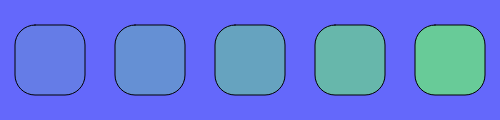
Frame 1 (no input)
Frame 2 (the mouse pressed at the canvas centre, redrawn once): identical to frame 1, image omitted

The p5.js sketch that drew this single still picture (run headless with seeded random() and noise() and a simulated clock; the mouse was pressed at the canvas centre and the sketch redrawn once):

// p5.js sketch
// ── sketch.js
const width = 500;
const height = 120;

let rectSize = 70;
function setup() {
  createCanvas(width, height);
  noLoop();
}

function draw() {
  background(100, 104, 251);

  for (let i = 0; i < 6; ++i) {
    fill(104, 203, 152, 255/5*(i+1));
    rect(width/5*i + 15, height/2 - rectSize/2 , rectSize, rectSize, 20);
  }
}
